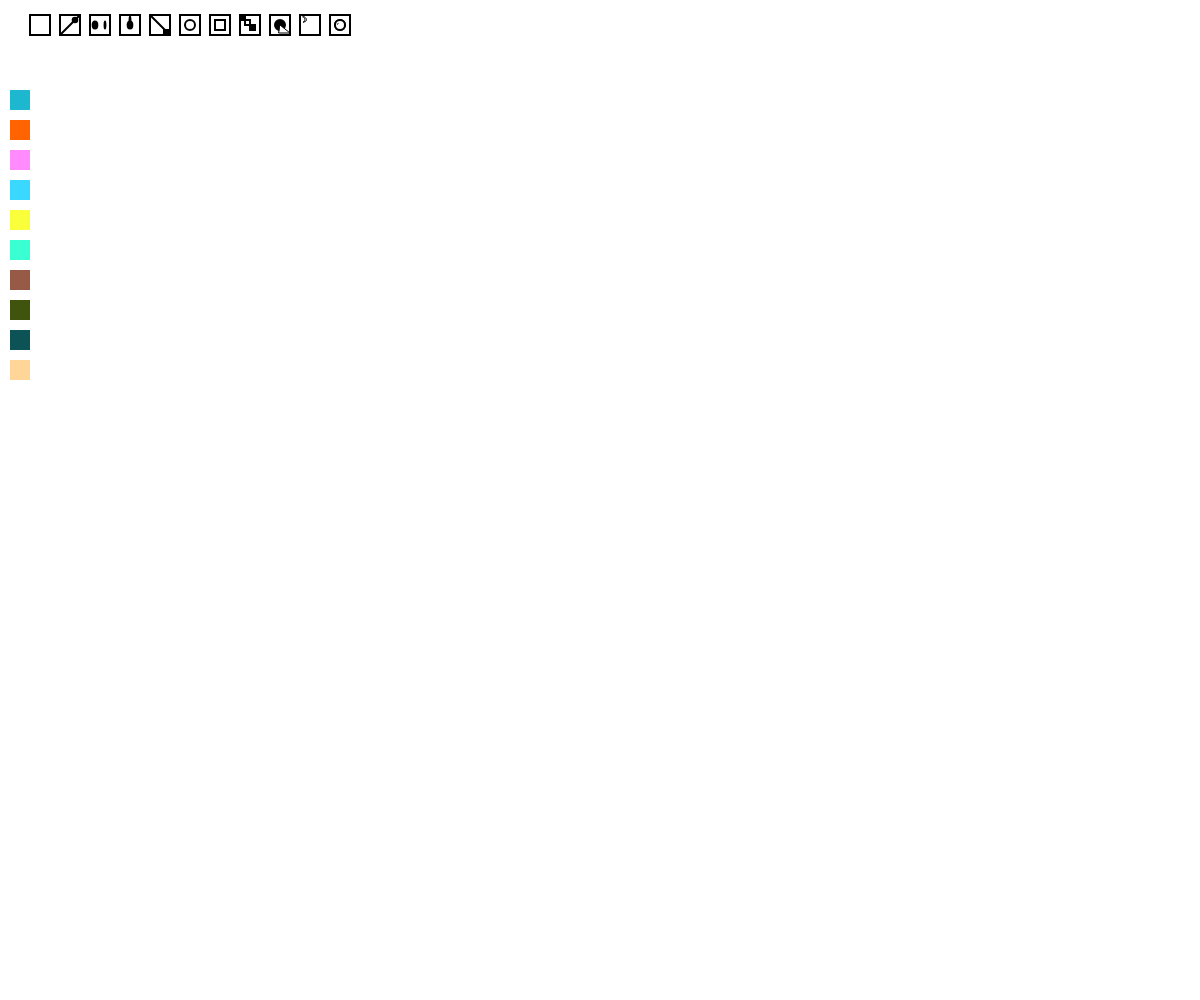
Frame 1 (no input)
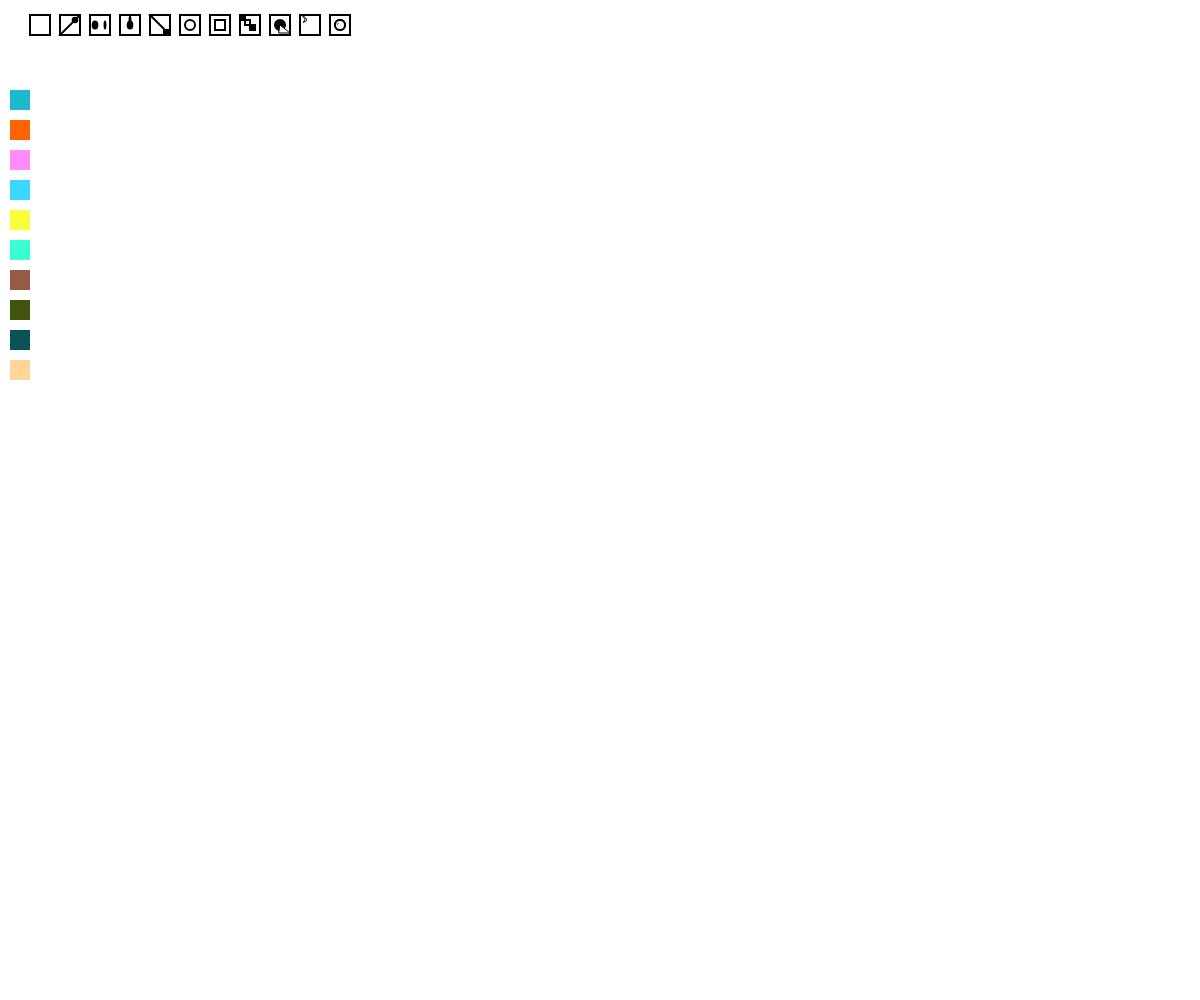
Frame 60 (no input)
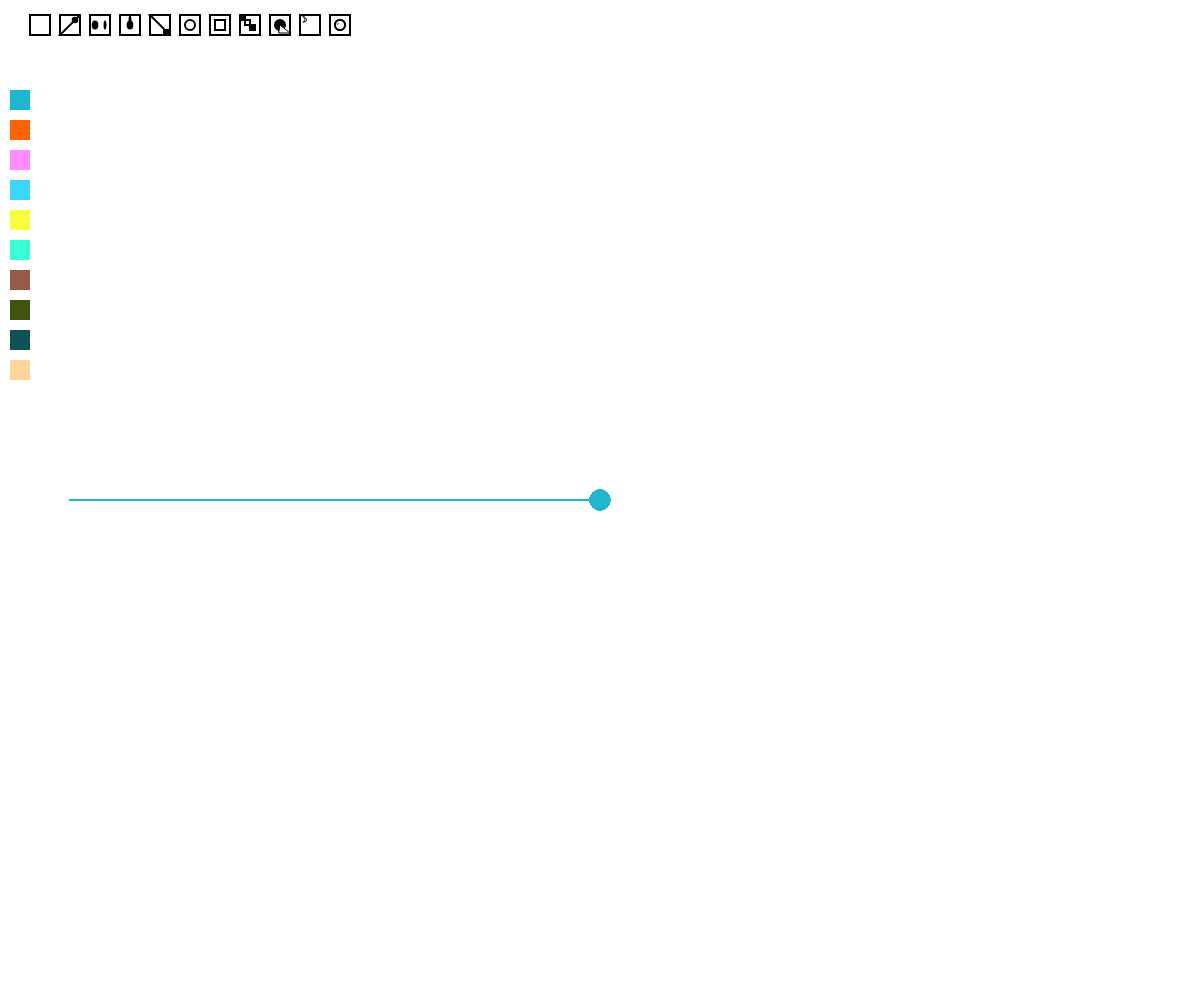
Frame 120 (the mouse pressed at the canvas centre since frame 60)

The p5.js sketch that drew these frames (run headless with seeded random() and noise() and a simulated clock; from frame 60 on, the mouse is pressed at the canvas centre):

// p5.js sketch
// ── sketch.js

var x = 0;
var y = 10;
var dir = 1;
var velo = 1;
var angulito = 10;

var posXbot1 = 30;

var posYbot1 = 15;

var tamBot1 = 20;


var posXbot2 = 60;

var posYbot2 = 15;

var tamBot2 = 20;


var posXbot3 = 90;

var posYbot3 = 15;

var tamBot3 = 20;



var posXbot14 =120;
var posYbot14 = 15;
var tamBot14 = 20;


var posXbot15 = 150;
var posYbot15 = 15;
var tamBot15 = 20;

var posXbot16 = 180;
var posYbot16 = 15;
var tamBot16 = 20;


var posXbot17 = 210;
var posYbot17 = 15;
var tamBot17 = 20;

var posXbot18 = 240;
var posYbot18 = 15;
var tamBot18 = 20;


var posXbot19 = 270;
var posYbot19 = 15;
var tamBot19 = 20;


var posXbot20 = 300;
var posYbot20 = 15;
var tamBot20 = 20;

var posXbot21 = 330;
var posYbot21 = 15;
var tamBot21 = 20;





var posXbot4 = 10;

var posYbot4 = 90;

var tamBot4 = 20;


var posXbot5 = 10;

var posYbot5 = 120;

var tamBot5 = 20;


var posXbot6 = 10;

var posYbot6 = 150;

var tamBot6 = 20;


var posXbot7 = 10;

var posYbot7 = 180;

var tamBot7 = 20;


var posXbot8 = 10;

var posYbot8 = 210;

var tamBot8 = 20;


var posXbot9 = 10;

var posYbot9 = 240;

var tamBot9 = 20;



var posXbot10 = 10;

var posYbot10 = 270;

var tamBot10 = 20;



var posXbot11 = 10;

var posYbot11 = 300;

var tamBot11 = 20;


var posXbot12 = 10;

var posYbot12 = 330;

var tamBot12 = 20;


var posXbot13 = 10;

var posYbot13 = 360;

var tamBot13 = 20;


var circuX = 0;
var circuY = 0;



var herramienta = 1;

var colorcito = 1;


var r = 255;
var g = 255;
var b = 255;




function setup() {
  createCanvas(windowWidth, windowHeight);
  background(255);

}

//Herramientas
function draw() {
  stroke(0);
  strokeWeight(2)
  fill(255, 255, 255);
  rect(posXbot1, posYbot1, tamBot1, tamBot1);

 
  rect(posXbot2, posYbot2, tamBot2, tamBot2);
  
  fill(0);
  
  line (posXbot2, posYbot2+20,posXbot2+20, posYbot2 );
  noStroke();
 ellipse(posXbot2+15, posYbot2+5, tamBot2/3, tamBot2/3);

  
  stroke(0);
  strokeWeight(2)
  fill(255, 255, 255);
  rect(posXbot3, posYbot3, tamBot3, tamBot3);
  
    fill(0);
  noStroke();
 ellipse(posXbot3+5, posYbot3+10, tamBot3/3, (tamBot3*0,9));
  ellipse(posXbot3+15, posYbot3+10, tamBot3/7, (tamBot3*0,9));

 
    stroke(0);
  strokeWeight(2)
  fill(255, 255, 255);
  rect(posXbot14, posYbot14, tamBot14, tamBot14);
  fill(0);
  noStroke();
  ellipse(posXbot14+10, posYbot14+10, tamBot14/3, (tamBot14*0,9));
  ellipse(posXbot14+10, posYbot14+5, tamBot14/7, (tamBot14*0,9));
 
 
  stroke(0);
  strokeWeight(2)
  fill(255, 255, 255);
  rect(posXbot15, posYbot15, tamBot15, tamBot15);
  
    line (posXbot15, posYbot15,posXbot15+15, posYbot15+15 );
  noStroke();
  fill (0);
 rect(posXbot15+13, posYbot15+14, tamBot15/3, tamBot15/3);

 
   stroke(0);
  strokeWeight(2)
  fill(255, 255, 255);
  rect(posXbot16, posYbot16, tamBot16, tamBot16);
  ellipse (posXbot16+10, posYbot16+10, tamBot16/2, tamBot16/2);

 
   stroke(0);
  strokeWeight(2)
  fill(255, 255, 255);
  rect(posXbot17, posYbot17, tamBot17, tamBot17);
  rect(posXbot17+5, posYbot17+5, tamBot17/2, tamBot17/2);

  
 stroke(0);
  strokeWeight(2)
  fill(255, 255, 255);
  rect(posXbot18, posYbot18, tamBot18, tamBot18);
fill(0);
  rect(posXbot18, posYbot18, tamBot18/4, tamBot18/4);
  fill(255);
   rect(posXbot18+5, posYbot18+5, tamBot18/4, tamBot18/4);
  fill(0);
  rect(posXbot18+10, posYbot18+10, tamBot18/4, tamBot18/4);
  
  stroke(0);
  strokeWeight(2)
  fill(255, 255, 255);
  rect(posXbot19, posYbot19, tamBot19, tamBot19);
  fill(0);
   ellipse(posXbot19+10, posYbot19+10, tamBot19/2, tamBot19/2);
 strokeWeight(1);
  fill(255);
   triangle(posXbot19+10, posYbot19+10,posXbot19+20, posYbot19+18,posXbot19+9, posYbot19+18);

  
 stroke(0);
  strokeWeight(2)
  fill(255, 255, 255);
  rect(posXbot20, posYbot20, tamBot20, tamBot20);
  
  stroke(0);
strokeWeight(1);
beginShape();
vertex(posXbot20, posYbot20);
bezierVertex(posXbot20+8, posYbot20+2, posXbot20+8, posYbot20+7, posXbot20+3, posYbot20+7);
bezierVertex(posXbot20+5, posYbot20+8, posXbot20+6, posYbot20+2, posXbot20+3, posYbot20+2);
endShape();
 
  
  
  

  stroke(0);
  strokeWeight(2)
  fill(255, 255, 255);
  rect(posXbot21, posYbot21, tamBot21, tamBot21);
  ellipse(posXbot21+10, posYbot21+10, tamBot21/2, tamBot21/2);
    ellipse(posXbot21+10, posYbot21+10, tamBot21/2, tamBot21/2);
  strokeWeight(1)
  arc(posXbot21+10, posYbot21+10, tamBot21/4, tamBot21/4, 60, PI + QUARTER_PI);






  // Colores
  noStroke();
  fill(29, 184, 208);
  rect(posXbot4, posYbot4, tamBot4, tamBot4);

  noStroke();
  fill(255, 100, 0);
  rect(posXbot5, posYbot5, tamBot5, tamBot5);


  noStroke();
  fill(255, 139, 252);
  rect(posXbot6, posYbot6, tamBot6, tamBot6);


  noStroke();
  fill(58, 216, 255)
  rect(posXbot7, posYbot7, tamBot7, tamBot7);

  noStroke();
  fill(249, 255, 58)
  rect(posXbot8, posYbot8, tamBot8, tamBot8);

  noStroke();
  fill(58, 255, 210);
  rect(posXbot9, posYbot9, tamBot9, tamBot9);

  noStroke();

  fill(151, 90, 71)

  rect(posXbot10, posYbot10, tamBot10, tamBot10);

  noStroke();
  fill(65, 84, 13);
  rect(posXbot11, posYbot11, tamBot11, tamBot11);


  noStroke();
  fill(13, 82, 84)
  rect(posXbot12, posYbot12, tamBot12, tamBot12);

  noStroke();
  fill(255, 214, 151);
  rect(posXbot13, posYbot13, tamBot13, tamBot13);






  if (mouseIsPressed == false) {

    circuX = 0;
    circuY = 0;
    angulito =0;

  }

  if (mouseIsPressed == true) {

    circuX = circuX + 10;
    circuY = circuY + 10;
    angulito = angulito+10;





    if (mouseY > 80) {

      if (mouseX > 60) {

        //ellipse(mouseX, mouseY, 20, 20)

        if (herramienta == 1) {

          frameRate(20);
          stroke(r, g, b);
          fill(r, g, b);
          line(pmouseX, pmouseY, mouseX, mouseY);
          line(70, (height / 2), mouseX, mouseY);
          ellipse(pmouseX, pmouseY, 20, 20);

        }

        if (herramienta == 2) {

          fill(r, g, b);
                 frameRate(300);

          ellipse(mouseX, mouseY, random(10), 20);
       


        }
        
           if (herramienta == 3) {

          stroke(r, g, b);
             frameRate (200);
                            strokeWeight(mouseY-300);

point(mouseX, mouseY);


               }
        
         if (herramienta == 4) {

          stroke(r, g, b);
            fill(r, g, b);
             frameRate (200);
                           
           bezier(mouseX, mouseY, mouseX+10, mouseY+10, mouseX+90,mouseY+90, mouseX, mouseY);
   line(pmouseX, pmouseY, mouseX, mouseY);
           
          rect(pmouseX+40, pmouseY+40, 10, 10);
           }
           
        


          if (herramienta == 5) {


            stroke(r, g, b);
            strokeWeight(7);
            noFill();
            frameRate(30);
            ellipse(pmouseX, pmouseY, circuX, circuY);
            
            fill(255, 255, 255);
            ellipse(pmouseX, pmouseY, (circuX - 100), (circuY - 100));

          }
          
          if (herramienta == 6) {


            stroke(r, g, b);
            strokeWeight(7);
            noFill();
            frameRate(30);
            rect(pmouseX, pmouseY, circuX, circuY);
            
            fill(255, 255, 255);
            rect(pmouseX, pmouseY, (circuX/2), (circuY/2));

          }
          
             


        if (herramienta == 8) {


          fill(r, g, b);
          noStroke();
          frameRate(30);
         ellipse(pmouseX, pmouseY, circuX, circuY);

          fill(255, 255, 255);
          stroke(r,g,b)        
          triangle(pmouseX, pmouseY,pmouseX+30, pmouseY+30, pmouseX+20, pmouseY+60);

        }
        
        
          if (herramienta == 7) {
            fill(r,g,b)
         rect(x, y, 20, 20);
  x = x + velo * dir;
  y = y + velo * dir;

  if (x > width) {
    //x=1; 
    dir = -1;
  }

  if (x < -20) {
    dir = 1;
  }
  
  
  
  if (x > 0 && x < 100) {
    velo = 5;
  }


            
            
            
}
    
    
    
  

 if (herramienta == 9) {

fill(r,g,b)
noStroke();
beginShape();
vertex(pmouseX,pmouseY);
bezierVertex(pmouseX+50, pmouseY,pmouseX+50, pmouseY+55,pmouseX, pmouseY+55);
bezierVertex(pmouseX+20,pmouseY+60, pmouseX+30,pmouseY+5, pmouseX, pmouseY);
endShape(close);
   
          }
        
         if (herramienta == 10) {
           frameRate(30);

  stroke (r,g,b);
           strokeWeight(3);
           noFill();
                arc(pmouseX, pmouseY, circuX, circuY, 10+angulito, PI + QUARTER_PI);
           
           
            }
          



        if (colorcito == 1) {

          r = 29;
          g = 184;
          b = 208;




        }






        if (colorcito == 2) {

          r = 255;
          g = 100;
          b = 0;

        }


        if (colorcito == 3) {

          r = 255;
          g = 139;
          b = 252;

        }



        if (colorcito == 4) {

          r = 58;
          g = 216;
          b = 255;

        }

        if (colorcito == 5) {

          r = 249;
          g = 255;
          b = 58;

        }

        if (colorcito == 6) {

          r = 58;
          g = 255;
          b = 210;

        }

        if (colorcito == 7) {

          r = 151;
          g = 90;
          b = 71;

        }

        if (colorcito == 8) {

          r = 65;
          g = 84;
          b = 13;

        }

        if (colorcito == 9) {

          r = 13;
          g = 82;
          b = 84;

        }

        if (colorcito == 10) {

          r = 255;
          g = 214;
          b = 151;

        }







      }
    }




    if (mouseX > posXbot1 && mouseX < posXbot1 + tamBot1 &&
      mouseY > posYbot1 && mouseY < posYbot1 + tamBot1) {
      background(255);




    }
    if (mouseX > posXbot3 && mouseX < posXbot3 + tamBot3 &&
      mouseY > posYbot3 && mouseY < posYbot3 + tamBot3) {


      herramienta = 2


    }

    if (mouseX > posXbot2 && mouseX < posXbot2 + tamBot2 &&
      mouseY > posYbot2 && mouseY < posYbot2 + tamBot2) {

      herramienta = 1




    }

    if (mouseX > posXbot4 && mouseX < posXbot4 + tamBot4 &&
      mouseY > posYbot4 && mouseY < posYbot4 + tamBot4) {

      colorcito = 1




    }
    
    
    
      if (mouseX > posXbot14 && mouseX < posXbot14 + tamBot14 &&
      mouseY > posYbot14 && mouseY < posYbot14 + tamBot14) {

      herramienta = 3

  }

 if (mouseX > posXbot15 && mouseX < posXbot15 + tamBot15 &&
      mouseY > posYbot15 && mouseY < posYbot15 + tamBot15) {

      herramienta = 4

  }
    
     if (mouseX > posXbot16 && mouseX < posXbot16 + tamBot16 &&
      mouseY > posYbot16 && mouseY < posYbot16 + tamBot16) {

      herramienta = 5

  }
    
       if (mouseX > posXbot17 && mouseX < posXbot17 + tamBot17 &&
      mouseY > posYbot17 && mouseY < posYbot17 + tamBot17) {

      herramienta = 6

  }

    
         if (mouseX > posXbot18 && mouseX < posXbot18 + tamBot18 &&
      mouseY > posYbot18 && mouseY < posYbot18 + tamBot18) {

      herramienta = 7

  }
    
      if (mouseX > posXbot19 && mouseX < posXbot19 + tamBot19 &&
      mouseY > posYbot19 && mouseY < posYbot19 + tamBot19) {

      herramienta = 8

  }


      if (mouseX > posXbot20 && mouseX < posXbot20 + tamBot20 &&
      mouseY > posYbot20 && mouseY < posYbot20 + tamBot20) {

      herramienta = 9

  }
    
    
    
      if (mouseX > posXbot21 && mouseX < posXbot21 + tamBot21 &&
      mouseY > posYbot21 && mouseY < posYbot21 + tamBot21) {

      herramienta = 10

  }



    if (mouseX > posXbot5 && mouseX < posXbot5 + tamBot5 &&
      mouseY > posYbot5 && mouseY < posYbot5 + tamBot5) {

      colorcito = 2




    }


    if (mouseX > posXbot6 && mouseX < posXbot6 + tamBot6 &&
      mouseY > posYbot6 && mouseY < posYbot6 + tamBot6) {

      colorcito = 3




    }


    if (mouseX > posXbot7 && mouseX < posXbot7 + tamBot7 &&
      mouseY > posYbot7 && mouseY < posYbot7 + tamBot7) {

      colorcito = 4




    }


    if (mouseX > posXbot8 && mouseX < posXbot8 + tamBot8 &&
      mouseY > posYbot8 && mouseY < posYbot8 + tamBot8) {

      colorcito = 5




    }

    if (mouseX > posXbot9 && mouseX < posXbot9 + tamBot9 &&
      mouseY > posYbot9 && mouseY < posYbot9 + tamBot9) {

      colorcito = 6




    }

    if (mouseX > posXbot10 && mouseX < posXbot10 + tamBot10 &&
      mouseY > posYbot10 && mouseY < posYbot10 + tamBot10) {

      colorcito = 7




    }

    if (mouseX > posXbot11 && mouseX < posXbot11 + tamBot11 &&
      mouseY > posYbot11 && mouseY < posYbot11 + tamBot11) {

      colorcito = 8




    }


    if (mouseX > posXbot12 && mouseX < posXbot12 + tamBot12 &&
      mouseY > posYbot12 && mouseY < posYbot12 + tamBot12) {

      colorcito = 9




    }

    if (mouseX > posXbot13 && mouseX < posXbot13 + tamBot13 &&
      mouseY > posYbot13 && mouseY < posYbot13 + tamBot13) {

      colorcito = 10




    }
    
    
    
  














  }


}
